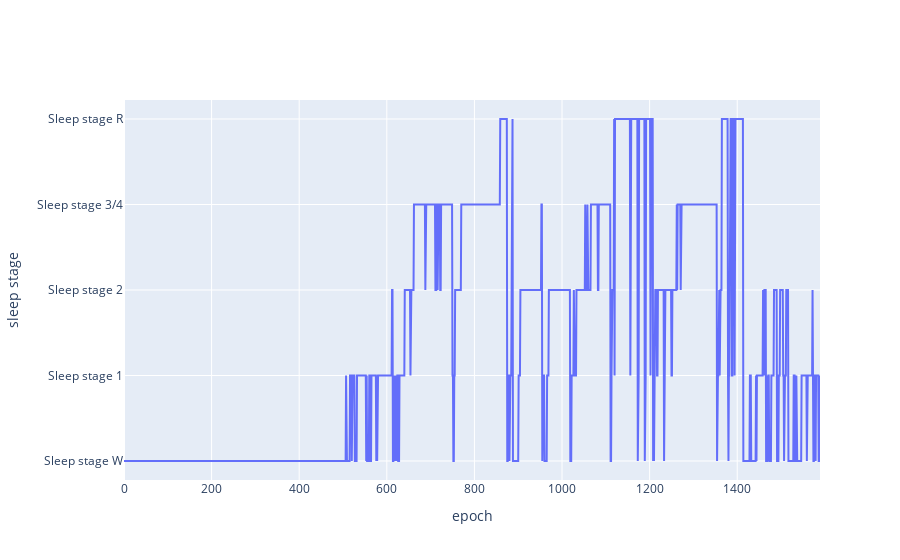

This figure's notebook cell:
### Code cell
go.Figure(
    data=[
        go.Scatter(x=sample_epoch_df["epoch"].unique(), y=list(map(lambda x: ID2LABEL[x], sample_events)))
    ],
    layout=go.Layout(
        yaxis=dict(title="sleep stage"),
        xaxis=dict(title="epoch"),
    )
)

### Figure 1 — Plotly figure (JSON) as saved in the notebook; plotly's stock layout.template omitted (floating-point values rounded to 4 significant figures; data arrays with more than 128 entries replaced by an {"elided": "..."} marker saying what was removed)
{"data": [{"type": "scatter", "x": {"elided": "1590 int values"}, "y": {"elided": "1590 str values"}}], "layout": {"xaxis": {"title": {"text": "epoch"}}, "yaxis": {"title": {"text": "sleep stage"}}}}
